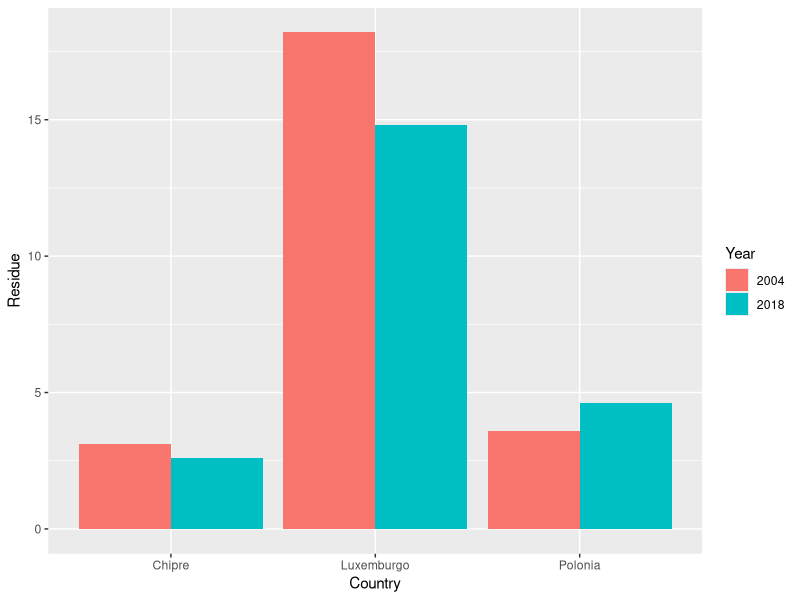

This chart was generated by the following R code:
library(readxl)
library(ggplot2)

Values <- read_excel ("data/ResiduosPerCapita.xlsx")

colnames(Values)<- c("Countries","2004","2018")

Data2004 <- Values[,"2004"]

Data2018 <- Values[,3]

Chipre2004 <- as.numeric(Data2004[11,])

Chipre2018 <- as.numeric(Data2018[11,])

Polonia2004 <- as.numeric(Data2004[29,])

Polonia2018 <- as.numeric(Data2018[29,])

Luxemburgo2004 <- as.numeric(Data2004[26,])

Luxemburgo2018 <- as.numeric(Data2018[26,])


ChipreValues <- cbind(Chipre2004,Chipre2018)
PoloniaValues <- cbind(Polonia2004,Polonia2018)
LuxemburgoValues <- cbind(Luxemburgo2004,Luxemburgo2018)

ShowValues <- rbind(ChipreValues,PoloniaValues,LuxemburgoValues)

countries <- c(rep("Chipre",2), rep("Polonia", 2), rep("Luxemburgo",2))

year <- rep(c("2004","2018"),3)

rownames(ShowValues) <- c("Chipre", "Polonia", "Luxemburgo")

Total <- data.frame(Year = rep(c("2004","2018"), each = 3),
                   Country = rep(c("Chipre","Polonia", "Luxemburgo"),2),
                   Residue= c(Chipre2004,Polonia2004,Luxemburgo2004,Chipre2018,Polonia2018,Luxemburgo2018))

ggplot(Total, aes(x= Country, y =Residue, fill= Year)) + geom_bar(stat="identity", position=position_dodge())


